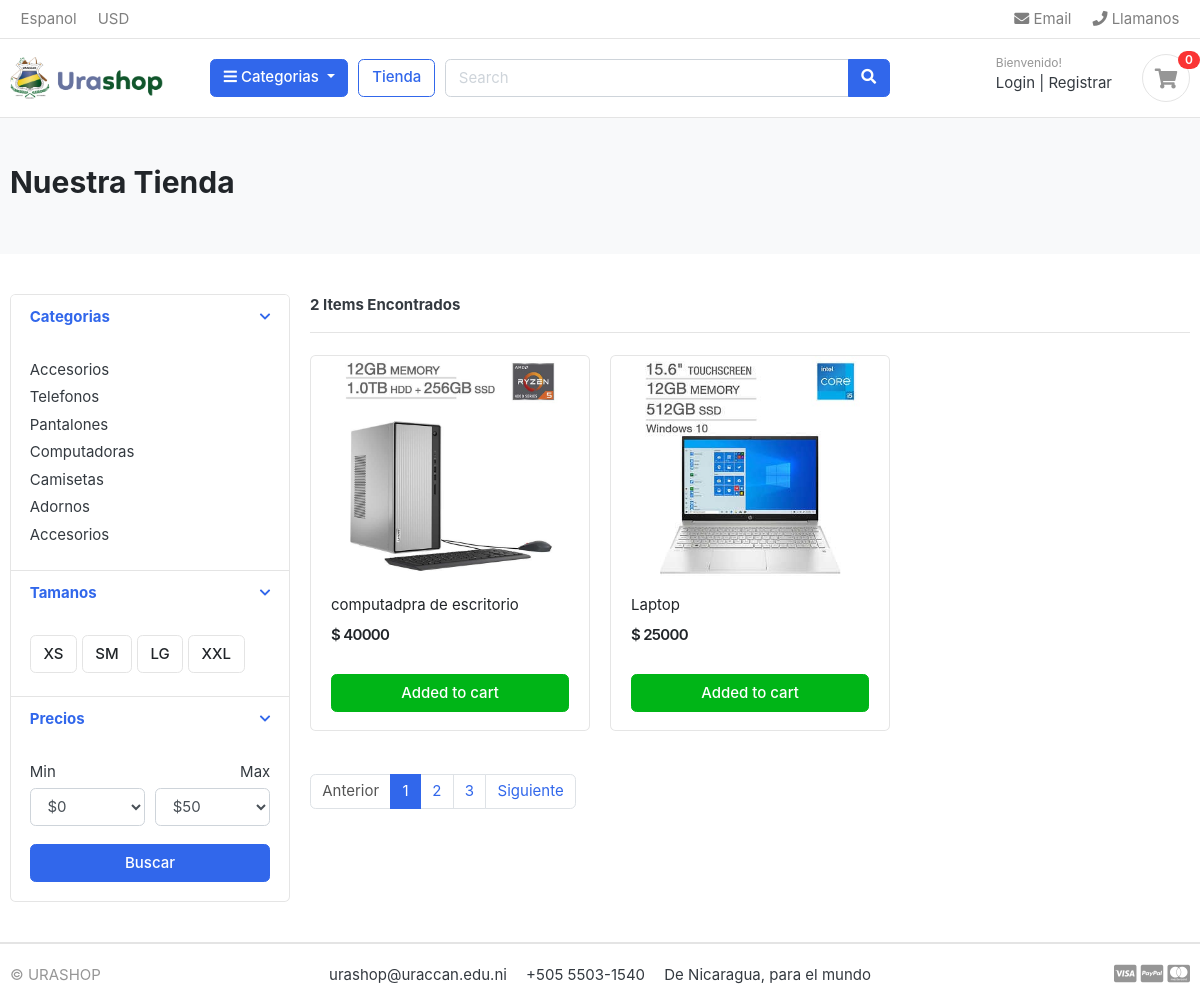
Screenshot of /store/computadoras with the database file from the repository.
### store/models.py (models this page shows, shortened)
class Product(models.Model):
    product_name = models.CharField(max_length=100, unique=True)
    description = models.TextField(max_length=255, unique=True)
    slug = models.CharField(max_length=100, unique = True)
    price = models.IntegerField()
    images = models.ImageField(upload_to='photos/products')
    stock = models.IntegerField()
    is_available= models.BooleanField(default=True)
    category = models.ForeignKey(Category, on_delete=models.CASCADE)
    create_date = models.DateTimeField(auto_now_add=True)
    modified_date = models.DateTimeField(auto_now=True)

### store/views.py (the view)
# urls.py: path('store/', include('store.urls')),
def store(request, category_slug = None):
    categories = None
    products = None
    if category_slug != None:
        categories = get_object_or_404(Category, slug = category_slug)
        products = Product.objects.filter(category=categories, is_available=True)
        product_count = products.count()
    else:
        products = Product.objects.all().filter(is_available= True)
        product_count = products.count()
    context = {
        'products': products,
        'product_count': product_count,
    }
    return render(request, 'store/store.html', context)

### templates/store/store.html (shortened to what this page needs)
{% extends 'base.html' %}
{% block content %}
<section class="section-pagetop bg">
    <div class="container">
        <h2 class="title-page">Nuestra Tienda</h2>
    </div>
    </section>
<section class="section-content padding-y">
    <div class="container">
    <div class="row">
        <aside class="col-md-3">
    <div class="card">
        <article class="filter-group">
            <header class="card-header">
                <a href="#" data-toggle="collapse" data-target="#collapse_1" aria-expanded="true" class="">
                    <i class="icon-control fa fa-chevron-down"></i>
                    <h6 class="title">Categorias</h6>
                </a>
            </header>
            <div class="filter-content collapse show" id="collapse_1" style="">
                <div class="card-body">
                    <ul class="list-menu">
                    <li><a href="#">Accesorios  </a></li>
                    <li><a href="#">Telefonos </a></li>
                    <li><a href="#">Pantalones  </a></li>
                    <li><a href="#">Computadoras </a></li>
                    <li><a href="#">Camisetas </a></li>
                    <li><a href="#">Adornos</a></li>
                    <li><a href="#">Accesorios </a></li>
                    </ul>
                </div>
            </div>
        </article>
        <article class="filter-group">
            <header class="card-header">
                <a href="#" data-toggle="collapse" data-target="#collapse_4" aria-expanded="true" class="">
                    <i class="icon-control fa fa-chevron-down"></i>
                    <h6 class="title">Tamanos </h6>
                </a>
            </header>
            <div class="filter-content collapse show" id="collapse_4" style="">
                <div class="card-body">
                  <label class="checkbox-btn">
                    <span class="btn btn-light"> XS </span>
                  </label>
                  <label class="checkbox-btn">
                    <span class="btn btn-light"> SM </span>
                  </label>
                  <label class="checkbox-btn">
                    <span class="btn btn-light"> LG </span>
                  </label>
                  <label class="checkbox-btn">
                    <span class="btn btn-light"> XXL </span>
                  </label>
            </div>
            </div>
        </article>
        <article class="filter-group">
            <header class="card-header">
                <a href="#" data-toggle="collapse" data-target="#collapse_3" aria-expanded="true" class="">
                    <i class="icon-control fa fa-chevron-down"></i>
                    <h6 class="title">Precios </h6>
                </a>
            </header>
            <div class="filter-content collapse show" id="collapse_3" style="">
                <div class="card-body">
                    <div class="form-row">
                    <div class="form-group col-md-6">
                      <label>Min</label>
                          <select class="mr-2 form-control">
                            <option value="0">$0</option>
                        </select>
                    </div>
                    <div class="form-group text-right col-md-6">
                      <label>Max</label>
                          <select class="mr-2 form-control">
                            <option value="50">$50</option>
                        </select>
                    </div>
                    </div>
                    <button class="btn btn-block btn-primary">Buscar</button>
                </div>
            </div>
        </article>
    </div>
        </aside>
        <main class="col-md-9">
    <header class="border-bottom mb-4 pb-3">
            <div class="form-inline">
                <span class="mr-md-auto">  <b> {{ product_count }} Items Encontrados</b> </span>
            </div>
    </header>
    <div class="row">
        {% for product in products %}
        <div class="col-md-4">
            <figure class="card card-product-grid">
                <div class="img-wrap">
                    <img src="{{ product.images.url}}">
                </div>
                <figcaption class="info-wrap">
                    <div class="fix-height">
                        <a href="./product-detail.html" class="title">{{ product.product_name }}</a>
                        <div class="price-wrap mt-2">
                            <span class="price">$ {{ product.price }}</span>
                        </div>
                    </div>
                    <a href="#" class="btn btn-block btn-success">Added to cart </a>
                </figcaption>
            </figure>
        </div>
        {% endfor %}
    </div>
    <nav class="mt-4" aria-label="Page navigation sample">
      <ul class="pagination">
        <li class="page-item disabled"><a class="page-link" href="#">Anterior</a></li>
        <li class="page-item active"><a class="page-link" href="#">1</a></li>
        <li class="page-item"><a class="page-link" href="#">2</a></li>
        <li class="page-item"><a class="page-link" href="#">3</a></li>
        <li class="page-item"><a class="page-link" href="#">Siguiente</a></li>
      </ul>
    </nav>
        </main>
    </div>
    </div>
    </section>
{% endblock %}

### static/css/ui.css (style rules this page uses)
html { font-family: "Inter", sans-serif; font-size: 15px; }
.img-wrap { text-align: center; display: block; }
.img-wrap img { max-width: 100%; }
.price-wrap { letter-spacing: -0.7px; }
.padding-y { padding-top: 40px; padding-bottom: 40px; }
figure { margin-bottom: 0; }
article:after, .form-group:after { display: block; clear: both; content: ""; }
.bg { background-color: #f8f9fa; }
.title-page { color: #212529; }
.btn-light { background-color: #fff; border-color: #e4e4e4; }
[class*=list-] li:after { visibility: hidden; display: block; content: ""; overflow: hidden; height: 0; clear: both; }
.list-menu { list-style: none; margin: 0; padding-left: 0; }
.list-menu li { margin-bottom: 5px; }
.list-menu a { color: #343a40; }
[class*=card-product] a.title { color: #212529; display: block; }
[class*=card-product] .img-wrap { overflow: hidden; position: relative; }
[class*=card-product] .img-wrap img { height: 100%; max-width: 100%; width: auto; display: inline-block; -o-object-fit: cover; object-fit: cover; }
.card-product-grid { margin-bottom: 20px; }
.card-product-grid .img-wrap { border-radius: 0.2rem 0.2rem 0 0; height: 220px; }
.card-product-grid .info-wrap { overflow: hidden; padding: 18px 20px; }
.card-product-grid .fix-height { height: 80px; overflow: hidden; }
.card .img-wrap { overflow: hidden; }
.price { font-weight: 600; color: #212529; }
.icon-control { margin-top: 5px; float: right; font-size: 80%; }
.card-header .title { margin-bottom: 0; line-height: 1.5; }
.filter-group { border-bottom: 1px solid #e4e4e4; }
.filter-group .card-header { border-bottom: 0; }
.filter-group:last-child { border-bottom: 0; }
.checkbox-btn { position: relative; }
.section-pagetop { padding: 45px 0; }

### rows the page displays
Product: images (picture), product_name "computadpra de escritorio", price "40000"
Product: images (picture), product_name "Laptop", price "25000"

### other values shown
{{ product_count }} "2"
